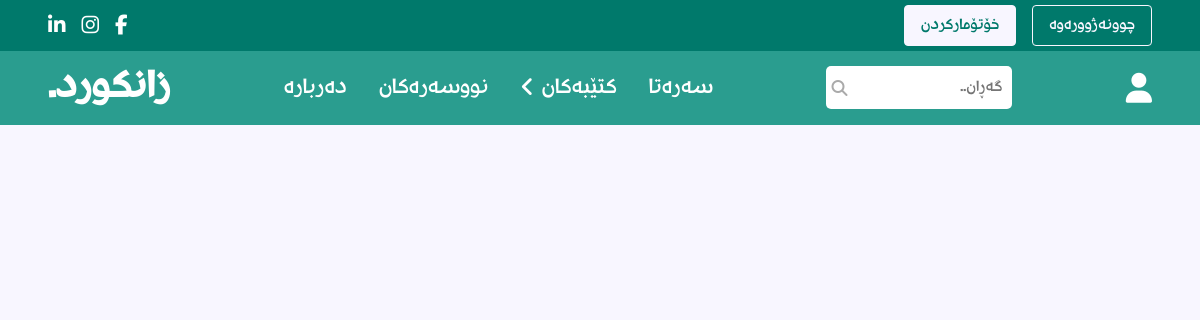
The page /authors.php on the database as committed earlier.
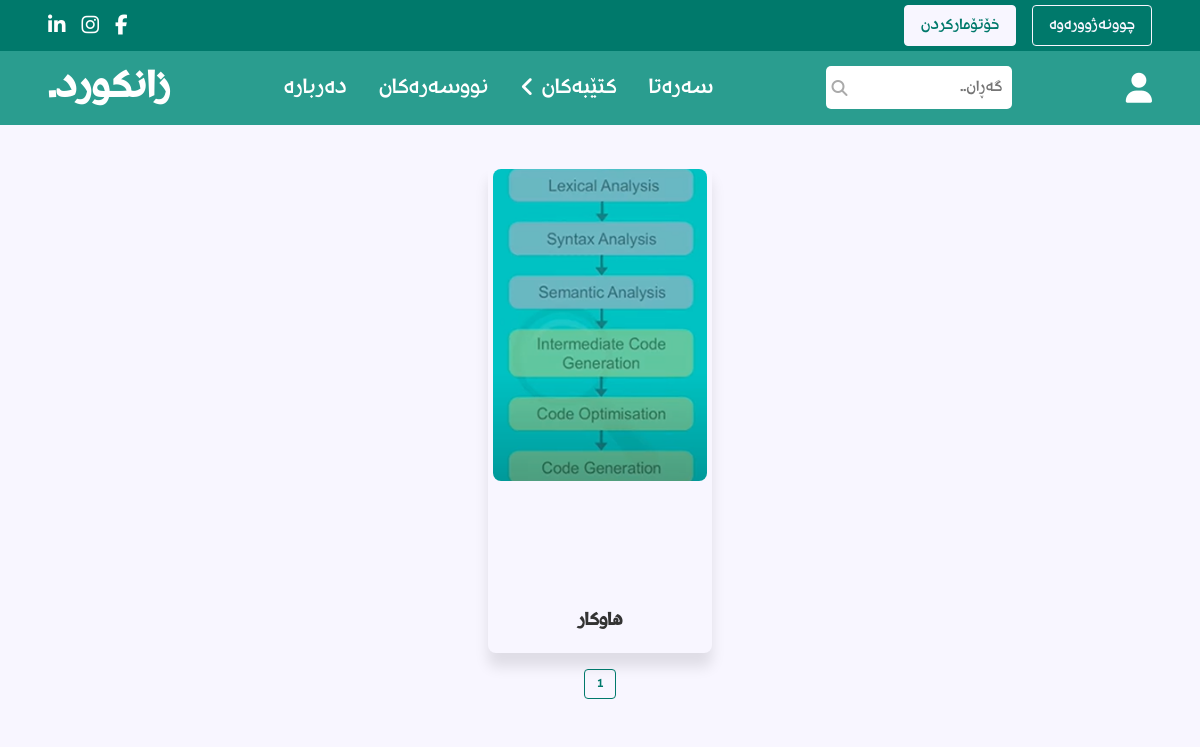
The same page on the database as committed later.
### tables this page shows
CREATE TABLE `authors` (
  `id` int(11) NOT NULL,
  `name` varchar(255) NOT NULL,
  `image` varchar(255) NOT NULL,
  `description` varchar(1000) NOT NULL
);

### template.php (the view, shortened to what this page needs)
<?php function showAllBoxes($conn, $tableName)
{ ?>
  <section class="all-books">
    <?php
    $select_all_rows = mysqli_query($conn, "SELECT * FROM `$tableName`") or die('query failed');
    $totalBoxes = mysqli_num_rows($select_all_rows);
    $boxesPerPage = 10;
    $totalPages = ceil($totalBoxes / $boxesPerPage);
    $page = isset($_GET['page']) ? $_GET['page'] : 1;
    $page = max(1, $page);
    $offset = ($page - 1) * $boxesPerPage;
    $select_current_boxes = mysqli_query($conn, "SELECT * FROM `$tableName` LIMIT $offset, $boxesPerPage") or die('query failed');
    ?>
    <div class='box-container'>
      <?php
      if ($totalBoxes > 0) {
        while ($currentBoxes = mysqli_fetch_assoc($select_current_boxes)) {
      ?>
          <div class='box'>
            <div class="image">
              <a href="book_details.php?id=<?php echo $currentBoxes['id'] ?>">
                <img src='<?php echo ($_SESSION['user_type'] == 'admin' ? "uploaded_image/" : "admin/uploaded_image/") . $currentBoxes['image']; ?>' alt=""></a>
            </div>
            <div class="text">
              <p><?php echo $currentBoxes['name'] ?></p>
            </div>
          </div>
      <?php
        }
      }
      ?>
    </div>
    <div class='pagination'>
      <?php
      if ($totalPages > 0) {
        if ($page == 1) {
          echo "<span class='current'>1 </span>";
        } else {
          echo "<a href='" . $tableName . ".php?page=1'>1</a> ";
        }
      }
      ?>
    </div>
  </section>
<?php } ?>

### authors.php (shortened to what this page needs)
<?php
include 'config.php';
?>
<!DOCTYPE html>
<html lang="ckb" dir="rtl">
<head>
  <link rel="stylesheet" href="css/styles.css">
  <link rel="stylesheet" href="css/header_style.css">
  <link rel="stylesheet" href="https://cdnjs.cloudflare.com/ajax/libs/font-awesome/4.7.0/css/font-awesome.min.css">
</head>
<body>
  <?php
  include 'header.php';
  include 'template.php';
  showAllBoxes($conn, 'authors');
  ?>
</body>
</html>

### header.php (shortened to what this page needs)
<header>
    <div class="header-1">
        <div class="flex">
            <?php
            if (isset($_SESSION['user_name'])) {
                echo '<p>بەخێربێی <span>' . $_SESSION['user_name'] . '</span></p>';
            } else {
            ?>
                <div class="login-register">
                    <a href="login.php">چوونەژوورەوە</a>
                    <a href="register.php">خۆتۆمارکردن</a>
                </div>
            <?php } ?>
            <div class="share">
                <a href="#" class="fa fa-facebook-f"></a>
                <a href="#" class="fa fa-instagram"></a>
                <a href="#" class="fa fa-linkedin"></a>
            </div>
        </div>
    </div>
    <div class="header-2">
        <div class="flex">
            <a href="home.php" class="logo">زانکورد.</a>
            <nav>
                <ul id="nav" class="nav">
                    <li>
                        <a href="home.php">سەرەتا</a>
                    </li>
                    <li>
                        <a href="javascript:void(0)" id="dropdown-link">کتێبەکان <i class="fa fa-angle-left" id="dropdown-link-icon"></i></a>
                        <div class="dropdown-menu-container" id="dropdown-menu-container">
                            <ul class="dropdown-menu">
                                <li>
                                    <a href="books.php" id="all-books-link">هەموو</a>
                                </li>
                                <li>
                                    <a href="#">ڕۆمان</a>
                                </li>
                                <li>
                                    <a href="#">چیرۆک</a>
                                </li>
                            </ul>
                        </div>
                    </li>
                    <li>
                        <a href="authors.php">نووسەرەکان</a>
                    </li>
                    <li>
                        <a href="about.php">دەربارە</a>
                    </li>
                </ul>
            </nav>
            <div class="search-container" id="search-container">
                <form action="">
                    <input type="text" placeholder="گەڕان.." name="search">
                    <i class="fa fa-search"></i>
                </form>
            </div>
            <div class="icons">
                <div id="user-btn" class="fa fa-user"></div>
            </div>
        </div>
        <div id="user-box" class="user-box">
            <p>ناو : <span><?php echo isset($_SESSION['user_name']) ? $_SESSION['user_name'] : ''; ?></span></p>
            <p>ئیمەیڵ : <span><?php echo isset($_SESSION['user_email']) ? $_SESSION['user_email'] : ''; ?></span></p>
            <a href="logout.php" class="delete-button">چوونەدەرەوە</a>
        </div>
    </div>
</header>

### css/styles.css (style rules this page uses)
:root { --base-font-size: 10px; --primary-color: #00796b; --secondary-color: #2a9d8f; --background-color: #f8f6ff; --gray-color: #aaaaaa; --light-gray: #cccccc; --text-color: #333333; --border: 0.16rem solid rgba(38, 70, 83, 0.3); --border-hover: 0.16rem solid var(--text-color); --box-shadow: 0 1.4rem 1.4rem rgb(0, 0, 0, 0.1); }
* { font-family: rudaw; margin: 0; padding: 0; box-sizing: border-box; outline: none; border: none; text-decoration: none; scroll-behavior: smooth; }
*:first-letter { text-transform: uppercase; }
html { font-size: var(--base-font-size); }
body { background-color: var(--background-color); }
section { padding: 2rem; margin: 2rem 0; background-color: var(--background-color); }
.primary-button, .download-button, .cancel-button, .add-button, .delete-button, .edit-button, .reading-button { display: inline-block; color: white; padding: 0.8rem 1.6rem; font-size: 1.6rem; text-decoration: none; text-align: center; border-radius: 0.4rem; cursor: pointer; transition: background-color 0.3s, color 0.3s, border-color 0.3s; }
.delete-button { background-color: #e63946; border: 0.16rem solid #e63946; }
.box-container { max-width: 1200px; margin: 0 auto; display: grid; grid-template-columns: repeat(auto-fit, 22.4rem); gap: 2rem; justify-content: center; }
.box { min-height: 36.8rem; border-radius: 0.8rem; padding: 0.48rem; box-shadow: var(--box-shadow); text-align: center; display: flex; flex-direction: column; justify-content: space-between; }
.image { width: 100%; height: 65%; border-radius: 0.8rem; }
.image img { width: 100%; height: 100%; border-radius: 0.8rem; object-fit: cover; }
.text { display: flex; flex-direction: column; margin-top: 0.5rem; margin-bottom: 1rem; }
.text p { color: var(--text-color); font-size: 1.44rem; }
.text p:first-child { font-weight: 700; font-size: 1.92rem; margin-bottom: 0.32rem; }
.pagination { display: flex; justify-content: center; margin-top: 1.6rem; }
.pagination a, .pagination span { display: inline-block; font-size: 1.2rem; padding: 0.56rem 1.2rem; margin: 0 0.32rem; color: var(--text-color); border: var(--border); border-radius: 0.4rem; text-decoration: none; text-align: center; }
.pagination .current { font-size: 1.2rem; font-weight: bold; color: var(--primary-color); border: 0.16rem solid var(--primary-color); cursor: pointer; }

Rows that differ between the two databases and show on the page:
added authors: image (picture), name "هاوکار"
Other text that changed with them:
text now shown: "1"
